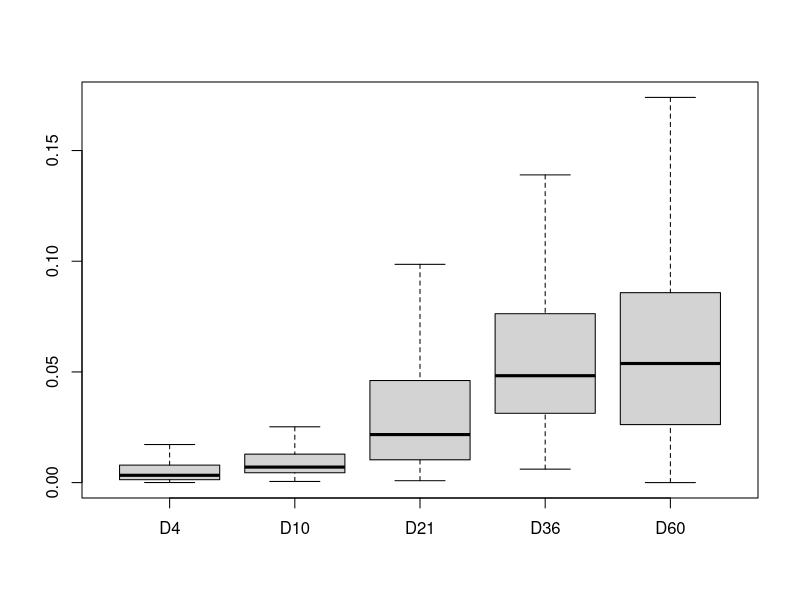

The R source for this figure: (Note: this script raises an error after producing the figure.)
Data<-read.csv("AcinusExtractionDataFileWithoutOutliers.csv",head=TRUE,sep=";")
boxplot(Data)

summary(Data)
sd(Data,na.rm=TRUE)

quantile(Data$D4,na.rm=TRUE)
quantile(Data$D10,na.rm=TRUE)
quantile(Data$D21,na.rm=TRUE)
quantile(Data$D36,na.rm=TRUE)
quantile(Data$D60,na.rm=TRUE)

## save to TikZ-Graphics, ready for LaTeX
# require(tikzDevice)
# tikz('BoxPlotAcini.tex', standAlone = TRUE, width=5, height=5)
# boxplot(Data)
# devv.off()

## ANOVA (without knowing what I do...)
# fit <- aov(Data$D4 ~ Data$D10)
# plot(fit)

## T-Test (the same results as =ttest(d4,d10,2,3) in Excel)
t.test(Data$D4,Data$D10)
t.test(Data$D4,Data$D21)
t.test(Data$D4,Data$D36)
t.test(Data$D4,Data$D60)

t.test(Data$D10,Data$D21)
t.test(Data$D10,Data$D36)
t.test(Data$D10,Data$D60)

t.test(Data$D21,Data$D36)
t.test(Data$D21,Data$D60)

t.test(Data$D36,Data$D60)
